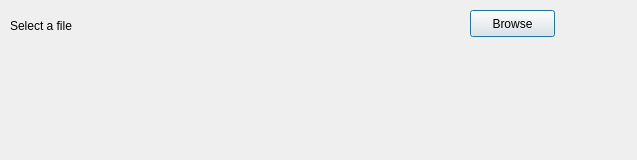
<?xml version="1.0" encoding="UTF-8"?>
<ui version="4.0">
 <class>IpvcPlayer</class>
 <widget class="QDialog" name="IpvcPlayer">
  <property name="geometry">
   <rect>
    <x>0</x>
    <y>0</y>
    <width>637</width>
    <height>160</height>
   </rect>
  </property>
  <property name="windowTitle">
   <string>ipvc Player</string>
  </property>
  <widget class="QWidget" name="centralwidget">
   <widget class="QLabel" name="path">
    <property name="geometry">
     <rect>
      <x>10</x>
      <y>16</y>
      <width>441</width>
      <height>20</height>
     </rect>
    </property>
    <property name="text">
     <string>Select a file</string>
    </property>
   </widget>
   <widget class="QPushButton" name="browse">
    <property name="geometry">
     <rect>
      <x>470</x>
      <y>10</y>
      <width>85</width>
      <height>27</height>
     </rect>
    </property>
    <property name="text">
     <string>Browse</string>
    </property>
   </widget>
  </widget>
 </widget>
 <resources/>
 <connections/>
</ui>
